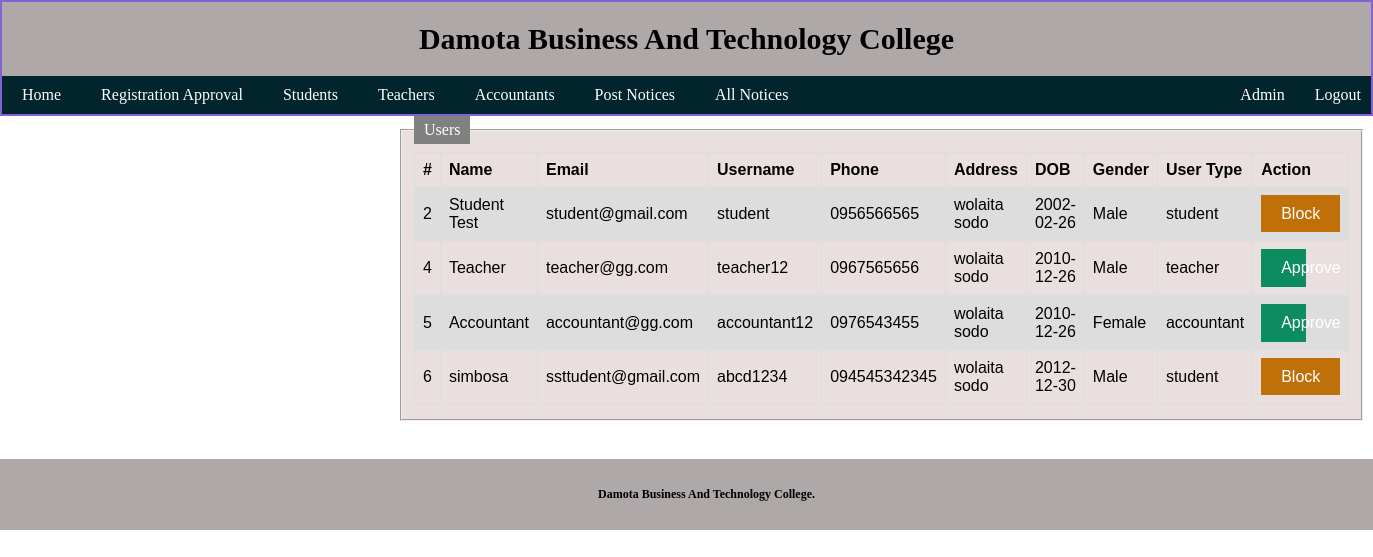
The app's page /Project/View/pages/RegistrationApproval.php (signed in) with its own data.
### tables this page shows
CREATE TABLE `users` (
  `id` int(11) NOT NULL,
  `Name` text NOT NULL,
  `Email` varchar(255) NOT NULL,
  `Username` varchar(100) NOT NULL,
  `Password` varchar(255) NOT NULL,
  `Phone` text NOT NULL,
  `Address` varchar(255) NOT NULL,
  `DOB` text NOT NULL,
  `Gender` text NOT NULL,
  `User_Type` text NOT NULL,
  `File_Path` varchar(500) NOT NULL,
  `Validation` text NOT NULL
);

### Project/model/DatabaseConnection.php (called while the page is built, shortened)
<?php
class DatabaseConnection
{
    function ShowUsersData($conn, $table)
    {
        $result = $conn->query("SELECT `id`, `Name`, `Email`, `Username`, `Phone`, `Address`, `DOB`, `Gender`, `File_Path`, `Validation`, `User_Type` FROM " . $table . " WHERE User_Type!='admin'");
        return $result;
    }
}

### Project/View/pages/RegistrationApproval.php (the view, shortened to what this page needs)
<!DOCTYPE html>
<html>
<head>
</head>
<body>
    <?php
    include('../layout/Header.php');
    ?>
    <fieldset>
        <legend>Users</legend>
        <?php
        include "../../model/DatabaseConnection.php";
        $connection = new DatabaseConnection();
        $conobj = $connection->OpenCon();
        $users = $connection->ShowUsersData($conobj, "users");
        if ($users->num_rows > 0) { ?>
            <table>
                <tr>
                    <th>#</th>
                    <th>Name</th>
                    <th>Email</th>
                    <th>Username</th>
                    <th>Phone</th>
                    <th>Address</th>
                    <th>DOB</th>
                    <th>Gender</th>
                    <th>User Type</th>
                    <th>Action</th>
                </tr>
                <?php
                while ($row = $users->fetch_assoc()) { ?>
                    <tr>
                        <td><?php echo $row['id'] ?></td>
                        <td><?php echo $row['Name'] ?></td>
                        <td><?php echo $row['Email'] ?></td>
                        <td><?php echo $row['Username'] ?></td>
                        <td><?php echo $row['Phone'] ?></td>
                        <td><?php echo $row['Address'] ?></td>
                        <td><?php echo $row['DOB'] ?></td>
                        <td><?php echo $row['Gender'] ?></td>
                        <td><?php echo $row['User_Type'] ?></td>
                        <?php if($row['Validation']=='True') { ?>
                        <td><a class='button1' href='../../Controller/RegistrationApprovalController.php?approve=False&id=<?php echo $row['id'] ?>'>Block</a></td>
                        <?php } else { ?>
                        <td><a class='button' href='../../Controller/RegistrationApprovalController.php?approve=True&id=<?php echo $row['id'] ?>'>Approve</a></td>
                        <?php } ?>
                    </tr>
                <?php
                } ?>
            </table>
        <?php
        }
        ?>
    </fieldset>
    <br>
    <?php
    include('../layout/Footer.php');
    ?>
</body>
</html>

### Project/View/layout/Header.php (shortened to what this page needs)
<!DOCTYPE html>
<html>
<head>
<link rel="stylesheet" type="text/css" href="../../css/Seller/css/Mainpage.css">
    <link rel="stylesheet" type="text/css" href="../../css/design.css">
</head>
<body>
    <div class="header sticky">
        <center>
            <h1>Damota Business And Technology College</h1>
        </center>
        <div class="topnav">
            <?php
            if (isset($_SESSION["Username"]) && isset($_SESSION["User_Type"]) && $_SESSION["User_Type"] == 'admin') { ?>
                <a href="../pages/Dashboard.php">Home</a>
                <a href="../pages/RegistrationApproval.php">Registration Approval</a>&nbsp;
                <a href="../pages/Students.php">Students</a>&nbsp;
                <a href="../pages/Teachers.php">Teachers</a>&nbsp;
                <a href="../pages/Accountants.php">Accountants</a>&nbsp;
                <a href="../pages/PostNotices.php">Post Notices</a>&nbsp;
                <a href="../pages/Notices.php">All Notices</a>&nbsp;
                <a style="float: right; padding-right:10px" href="../../Controller/logout.php">Logout</a>&nbsp;
                <a style="float: right; padding-right:10px" href="Dashboard.php"><?php echo $_SESSION['Name'] ?></a>&nbsp;
            <?php }
            ?>
        </div>
    </div>
</body>
</html>

### Project/View/layout/Footer.php
<div class="footer">
   <center> <h1> Damota Business And Technology College. <h1> </center>
</div>

### Mainpage.css (style rules this page uses)
body { margin:0; padding: 0; background-size: cover; background-attachment: fixed; }
a.button:link, a.button:visited { text-decoration: none; background-color: #1fb9e4; color: white; padding: 15px 85px; text-align: center; text-decoration: none; display: inline-block; }
.header { padding: 20px; text-align: center; background: rgb(175, 168, 168); }
.header h1 { font-size: 30px; }
.footer { padding: 20px; text-align: right; background: rgb(173, 164, 164); margin-top: 20px; position: fixed; bottom: 0; width: 100%; }
.footer h1 { font-size: 12px; text-align: center; }
.topnav { overflow: hidden; background-color: #333; }
div.sticky { position: sticky; top: 0; padding: 0; border: 2px solid #8461d4; }
.topnav a { float: left; display: block; color: #929191; text-align: center; padding: 10px 50px; }

### Project/css/design.css (style rules this page uses)
body { margin:0; padding: 0; background: url(background.jpg) no-repeat; background-size: cover; }
a.button:link, a.button:visited { text-decoration: none; background-color: rgb(13, 139, 97); color: white; padding: 10px 20px; width: 5px; }
a.button1:link, a.button1:visited { text-decoration: none; background-color: rgb(192, 112, 8); color: white; padding: 10px 20px; width: 5px; }
.header { padding: 20px; text-align: center; background: rgb(175, 168, 168); }
.header h1 { font-size: 30px; }
.footer { padding: 20px; text-align: center; background: rgb(175, 168, 168); margin-top: 20px; position: relative; left: 0; bottom: 0; width: 100%; text-align: center; }
.footer h1 { font-size: 12px; }
.topnav { overflow: hidden; background-color: rgb(2, 36, 44); width: 100%; }
div.sticky { position: sticky; top: 0; padding: 0; border: 2px solid #8461d4; }
.topnav a { float: left; display: block; color: #ffffff; text-align: center; padding: 10px 20px; text-decoration: none; }
fieldset { background-color: #e9dfdf; display: block; margin-left: 400px; margin-right: 400px; padding-top: 0.5em; padding-bottom: 0.9em; }
legend { background-color: gray; color: white; padding: 5px 10px; }
table { font-family: arial, sans-serif; border-collapse: collapse; width: 100%; }
td, th { border: 1px solid #dddddd; text-align: left; padding: 8px; }
tr:nth-child(even) { background-color: #dddddd; }

### records on screen
users: id "2", Name "Student Test", Email "student@gmail.com", Username "student", Phone "0956566565", Address "wolaita sodo", DOB "2002-02-26", Gender "Male", User_Type "student"
users: id "4", Name "Teacher", Email "teacher@gg.com", Username "teacher12", Phone "0967565656", Address "wolaita sodo", DOB "2010-12-26", Gender "Male", User_Type "teacher"
users: id "5", Name "Accountant", Email "accountant@gg.com", Username "accountant12", Phone "0976543455", Address "wolaita sodo", DOB "2010-12-26", Gender "Female", User_Type "accountant"
users: id "6", Name "simbosa", Email "ssttudent@gmail.com", Username "abcd1234", Phone "094545342345", Address "wolaita sodo", DOB "2012-12-30", Gender "Male", User_Type "student"

### other values on screen
$_SESSION['Name'] "Admin"
